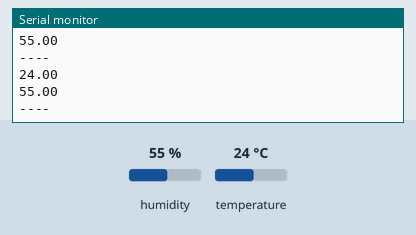
Simulated run of this sketch. Board: Arduino Uno, built with avr-gcc and run on an emulated ATmega328P. Shown: the last lines printed to the serial monitor. Inputs (shaded band) come from the test bench; at power-on: humidity 55 %, temperature 24 °C.

Above: at 10.8 s.
10.9 s: humidity set to 22 %
At 20.6 s:
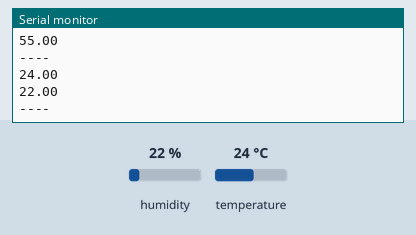
20.9 s: temperature set to 12 °C
At 30.7 s:
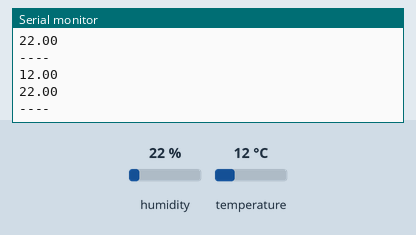
30.9 s: humidity set to 40 %
At 41.1 s:
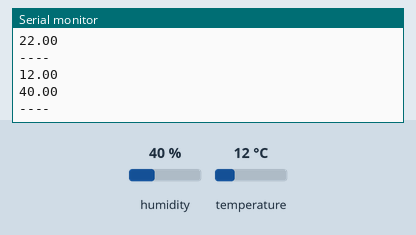
Timing chart, 0 to 42.6 s (numbered marks = the images above; inputs shaded):
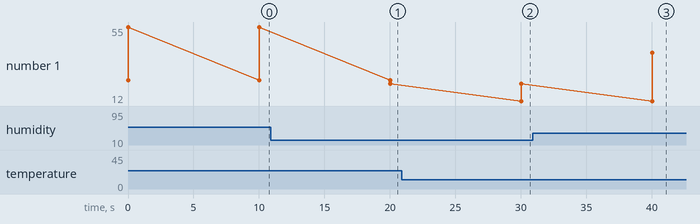

Measured:
- after the input at 10.9 s, the serial monitor: prints a new line after 9.1 s (image 1)
- after the input at 20.9 s, the serial monitor: prints a new line after 9.1 s (image 2)
- after the input at 30.9 s, the serial monitor: prints a new line after 9.1 s (image 3)
- plotted number 1: 55 → 22 after the input at 10.9 s, 22 → 40 after the input at 30.9 s

The sketch:

weather_start.ino
```cpp
#include <DHT.h>
#include <DHT_U.h>

#define DHTPIN 2
#define DHTTYPE DHT22

DHT dht(DHTPIN, DHTTYPE);


void setup() {
  // put your setup code here, to run once:
  Serial.begin(9600);
  while (!Serial) {
    ;
  }
  dht.begin();

}

void loop() {
  // put your main code here, to run repeatedly:
  float t = dht.readTemperature();
  float h = dht.readHumidity();

  if (isnan(t)) {
    Serial.println("Failed to read from DHT sensor!");
    return;
  }
  Serial.println(t);
  Serial.println(h);
  Serial.println("----");
  delay(10000);

}
```
